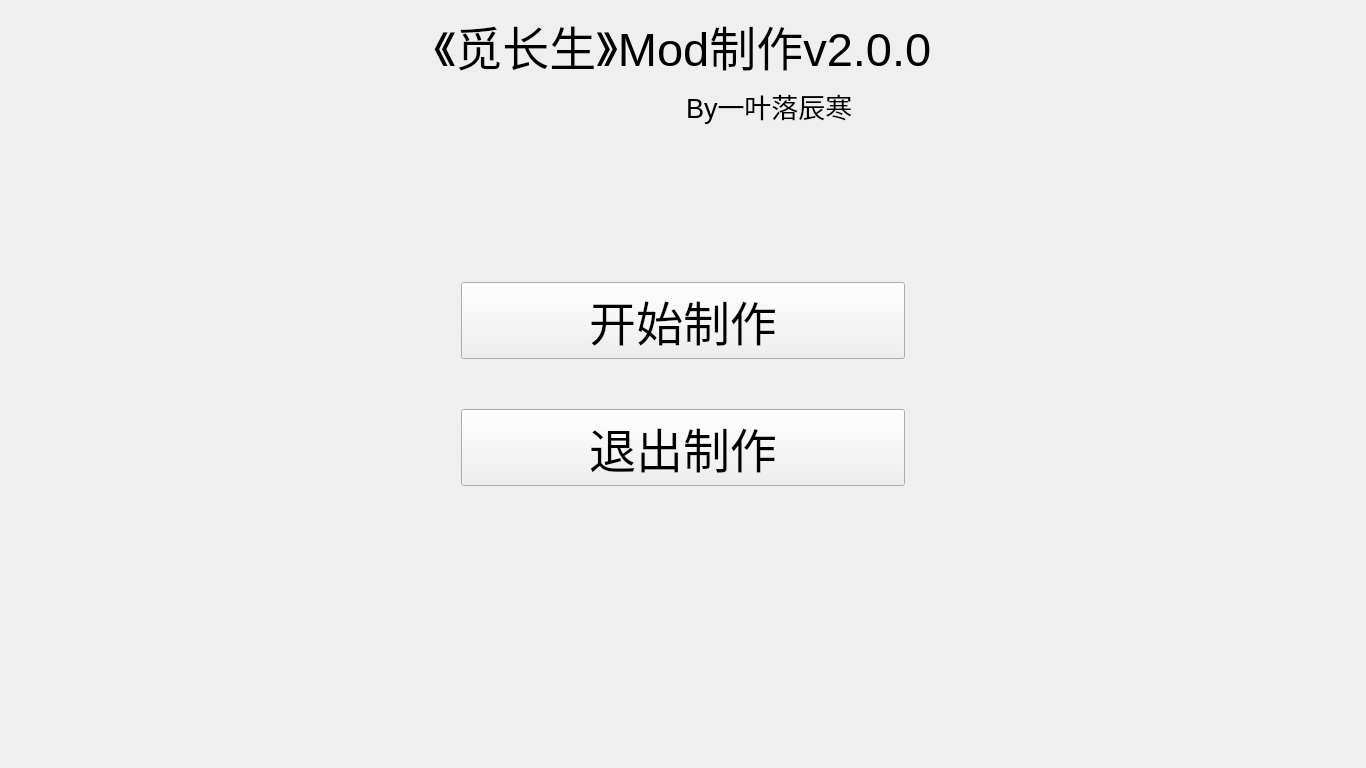
<?xml version="1.0" encoding="UTF-8"?>
<ui version="4.0">
 <class>InitializeWin</class>
 <widget class="QWidget" name="InitializeWin">
  <property name="geometry">
   <rect>
    <x>0</x>
    <y>0</y>
    <width>1366</width>
    <height>768</height>
   </rect>
  </property>
  <property name="minimumSize">
   <size>
    <width>1366</width>
    <height>768</height>
   </size>
  </property>
  <property name="maximumSize">
   <size>
    <width>1366</width>
    <height>768</height>
   </size>
  </property>
  <property name="windowTitle">
   <string>InitializeWin</string>
  </property>
  <property name="styleSheet">
   <string notr="true"/>
  </property>
  <layout class="QGridLayout" name="gridLayout_3">
   <item row="0" column="0" colspan="3">
    <layout class="QGridLayout" name="gridLayout">
     <item row="2" column="1">
      <widget class="QLabel" name="m_pLabTitle2">
       <property name="font">
        <font>
         <pointsize>20</pointsize>
        </font>
       </property>
       <property name="text">
        <string>By一叶落辰寒</string>
       </property>
      </widget>
     </item>
     <item row="0" column="0" colspan="2">
      <layout class="QHBoxLayout" name="horizontalLayout">
       <item>
        <spacer name="horizontalSpacer">
         <property name="orientation">
          <enum>Qt::Horizontal</enum>
         </property>
         <property name="sizeHint" stdset="0">
          <size>
           <width>40</width>
           <height>20</height>
          </size>
         </property>
        </spacer>
       </item>
       <item>
        <widget class="QLabel" name="m_pLabTitle">
         <property name="font">
          <font>
           <pointsize>35</pointsize>
          </font>
         </property>
         <property name="text">
          <string>《觅长生》Mod制作v2.0.0</string>
         </property>
        </widget>
       </item>
       <item>
        <spacer name="horizontalSpacer_2">
         <property name="orientation">
          <enum>Qt::Horizontal</enum>
         </property>
         <property name="sizeHint" stdset="0">
          <size>
           <width>40</width>
           <height>20</height>
          </size>
         </property>
        </spacer>
       </item>
      </layout>
     </item>
    </layout>
   </item>
   <item row="1" column="1">
    <layout class="QVBoxLayout" name="verticalLayout">
     <property name="spacing">
      <number>50</number>
     </property>
     <property name="topMargin">
      <number>150</number>
     </property>
     <item>
      <widget class="QPushButton" name="m_pBtnStart">
       <property name="minimumSize">
        <size>
         <width>200</width>
         <height>75</height>
        </size>
       </property>
       <property name="font">
        <font>
         <pointsize>35</pointsize>
        </font>
       </property>
       <property name="text">
        <string>开始制作</string>
       </property>
      </widget>
     </item>
     <item>
      <widget class="QPushButton" name="m_pBtnQuit">
       <property name="minimumSize">
        <size>
         <width>200</width>
         <height>75</height>
        </size>
       </property>
       <property name="font">
        <font>
         <pointsize>35</pointsize>
        </font>
       </property>
       <property name="text">
        <string>退出制作</string>
       </property>
      </widget>
     </item>
    </layout>
   </item>
   <item row="2" column="0" colspan="3">
    <layout class="QGridLayout" name="gridLayout_2">
     <item row="1" column="2">
      <spacer name="horizontalSpacer_6">
       <property name="orientation">
        <enum>Qt::Horizontal</enum>
       </property>
       <property name="sizeHint" stdset="0">
        <size>
         <width>40</width>
         <height>20</height>
        </size>
       </property>
      </spacer>
     </item>
     <item row="0" column="0" colspan="2">
      <spacer name="verticalSpacer_2">
       <property name="orientation">
        <enum>Qt::Vertical</enum>
       </property>
       <property name="sizeHint" stdset="0">
        <size>
         <width>20</width>
         <height>40</height>
        </size>
       </property>
      </spacer>
     </item>
    </layout>
   </item>
  </layout>
 </widget>
 <resources/>
 <connections/>
</ui>
